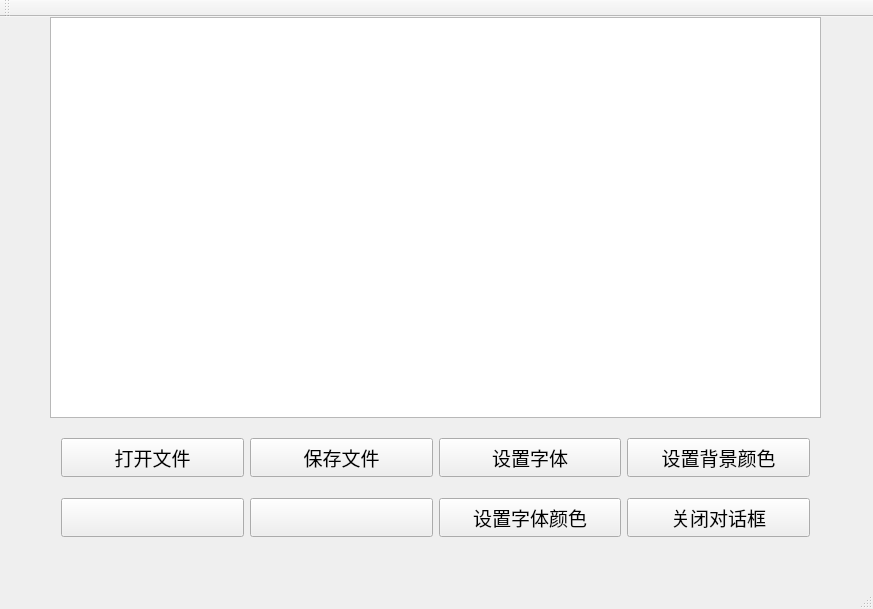
<?xml version="1.0" encoding="UTF-8"?>
<ui version="4.0">
 <class>MainWindow</class>
 <widget class="QMainWindow" name="MainWindow">
  <property name="geometry">
   <rect>
    <x>0</x>
    <y>0</y>
    <width>873</width>
    <height>609</height>
   </rect>
  </property>
  <property name="font">
   <font>
    <family>Consolas</family>
    <pointsize>14</pointsize>
   </font>
  </property>
  <property name="windowTitle">
   <string>Notepad</string>
  </property>
  <widget class="QWidget" name="centralWidget">
   <widget class="QWidget" name="horizontalLayoutWidget">
    <property name="geometry">
     <rect>
      <x>50</x>
      <y>410</y>
      <width>771</width>
      <height>61</height>
     </rect>
    </property>
    <layout class="QHBoxLayout" name="horizontalLayout">
     <item>
      <widget class="QPushButton" name="open_Btn">
       <property name="sizePolicy">
        <sizepolicy hsizetype="Minimum" vsizetype="Expanding">
         <horstretch>0</horstretch>
         <verstretch>0</verstretch>
        </sizepolicy>
       </property>
       <property name="text">
        <string>打开文件</string>
       </property>
      </widget>
     </item>
     <item>
      <widget class="QPushButton" name="save_Btn">
       <property name="sizePolicy">
        <sizepolicy hsizetype="Minimum" vsizetype="Expanding">
         <horstretch>0</horstretch>
         <verstretch>0</verstretch>
        </sizepolicy>
       </property>
       <property name="text">
        <string>保存文件</string>
       </property>
      </widget>
     </item>
     <item>
      <widget class="QPushButton" name="set_font_Btn">
       <property name="sizePolicy">
        <sizepolicy hsizetype="Minimum" vsizetype="Expanding">
         <horstretch>0</horstretch>
         <verstretch>0</verstretch>
        </sizepolicy>
       </property>
       <property name="text">
        <string>设置字体</string>
       </property>
      </widget>
     </item>
     <item>
      <widget class="QPushButton" name="set_background_Btn">
       <property name="sizePolicy">
        <sizepolicy hsizetype="Minimum" vsizetype="Expanding">
         <horstretch>0</horstretch>
         <verstretch>0</verstretch>
        </sizepolicy>
       </property>
       <property name="text">
        <string>设置背景颜色</string>
       </property>
      </widget>
     </item>
    </layout>
   </widget>
   <widget class="QTextEdit" name="textEdit">
    <property name="geometry">
     <rect>
      <x>50</x>
      <y>0</y>
      <width>771</width>
      <height>401</height>
     </rect>
    </property>
   </widget>
   <widget class="QWidget" name="horizontalLayoutWidget_2">
    <property name="geometry">
     <rect>
      <x>50</x>
      <y>470</y>
      <width>771</width>
      <height>61</height>
     </rect>
    </property>
    <layout class="QHBoxLayout" name="horizontalLayout_2">
     <item>
      <widget class="QPushButton" name="open_Btn_2">
       <property name="sizePolicy">
        <sizepolicy hsizetype="Minimum" vsizetype="Expanding">
         <horstretch>0</horstretch>
         <verstretch>0</verstretch>
        </sizepolicy>
       </property>
       <property name="text">
        <string/>
       </property>
      </widget>
     </item>
     <item>
      <widget class="QPushButton" name="save_Btn_2">
       <property name="sizePolicy">
        <sizepolicy hsizetype="Minimum" vsizetype="Expanding">
         <horstretch>0</horstretch>
         <verstretch>0</verstretch>
        </sizepolicy>
       </property>
       <property name="text">
        <string/>
       </property>
      </widget>
     </item>
     <item>
      <widget class="QPushButton" name="set_font_Btn_2">
       <property name="sizePolicy">
        <sizepolicy hsizetype="Minimum" vsizetype="Expanding">
         <horstretch>0</horstretch>
         <verstretch>0</verstretch>
        </sizepolicy>
       </property>
       <property name="text">
        <string>设置字体颜色</string>
       </property>
      </widget>
     </item>
     <item>
      <widget class="QPushButton" name="set_background_Btn_2">
       <property name="sizePolicy">
        <sizepolicy hsizetype="Minimum" vsizetype="Expanding">
         <horstretch>0</horstretch>
         <verstretch>0</verstretch>
        </sizepolicy>
       </property>
       <property name="text">
        <string>关闭对话框</string>
       </property>
      </widget>
     </item>
    </layout>
   </widget>
  </widget>
  <widget class="QMenuBar" name="menuBar">
   <property name="geometry">
    <rect>
     <x>0</x>
     <y>0</y>
     <width>873</width>
     <height>33</height>
    </rect>
   </property>
  </widget>
  <widget class="QToolBar" name="mainToolBar">
   <attribute name="toolBarArea">
    <enum>TopToolBarArea</enum>
   </attribute>
   <attribute name="toolBarBreak">
    <bool>false</bool>
   </attribute>
  </widget>
  <widget class="QStatusBar" name="statusBar"/>
 </widget>
 <layoutdefault spacing="6" margin="11"/>
 <resources/>
 <connections/>
</ui>
